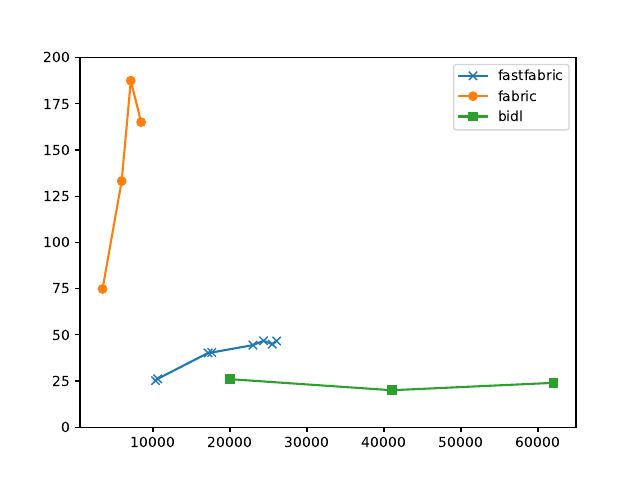

Write the Python code that produced this figure.
import numpy as np
import matplotlib.pyplot as plt
import sys

bidl_throughput = {} 
bidl_consensus_latency = {}
bidl_execution_latency = {} 
bidl_commit_latency = {}
with open("logs/bidl/performance/performance.log") as f: 
    lines = f.readlines()
    for line in lines:
        k=int(line.split()[1])
        v=int(line.split()[-1])
        if "throughput" in line:
            bidl_throughput[k] = v
        if "consensus latency" in line:
            bidl_consensus_latency[k] = v
        if "execution latency" in line:
            bidl_execution_latency[k] = v
        if "commit latency" in line:
            bidl_commit_latency[k] = v

bidl_tps=[x*1e3 for x in bidl_throughput.values()]
bidl_latency=[]
for key in bidl_commit_latency.keys():
    consensus_latency = bidl_consensus_latency[key]
    execution_latency = bidl_execution_latency[key]
    commit_latency = bidl_commit_latency[key]
    if consensus_latency > execution_latency:
        bidl_latency.append(consensus_latency + commit_latency)
    else:
        bidl_latency.append(execution_latency + commit_latency)



ff_tps = []
endorse_latency = []
commit_latency = []
with open("logs/ff/performance/log.log") as f: 
    for line in f.readlines():
        if line.startswith("ave"):
            temp = line.split()
            ff_tps.append(float(temp[-1]))
        if "endorse " in line:
            endorse_latency.append(float(line.split()[-1]))
        if "commit " in line:
            commit_latency.append(float(line.split()[-1]))

ff_latency = []
for i in range(0, 40, 5):
    temp = []
    for j in range(5): 
        idx = i + j
        temp.append(endorse_latency[idx] + commit_latency[idx])
    ff_latency.append(np.mean(temp))

fabric_tps = []
endorse_latency = []
commit_latency = []
with open("logs/fabric/log.log") as f: 
    for line in f.readlines():
        if line.startswith("ave"):
            temp = line.split()
            fabric_tps.append(float(temp[-1]))
        if "endorse " in line:
            endorse_latency.append(float(line.split()[-1]))
        if "commit " in line:
            commit_latency.append(float(line.split()[-1]))

fabric_latency = []
for i in range(0, len(endorse_latency), 5):
    temp = []
    for j in range(5): 
        idx = i + j
        temp.append(endorse_latency[idx] + commit_latency[idx])
    fabric_latency.append(np.mean(temp))
    print(temp)


plt.plot(ff_tps, ff_latency, marker="x", label="fastfabric")
plt.plot(fabric_tps, fabric_latency, marker="o", label="fabric")
plt.plot(bidl_tps, bidl_latency, marker="s", label="bidl")
# plt.plot(bidl_latency, bidl_tps, label="bidl")
plt.legend()
plt.ylim(0, 200)
plt.savefig("figure/fig3_bidl.pdf")
